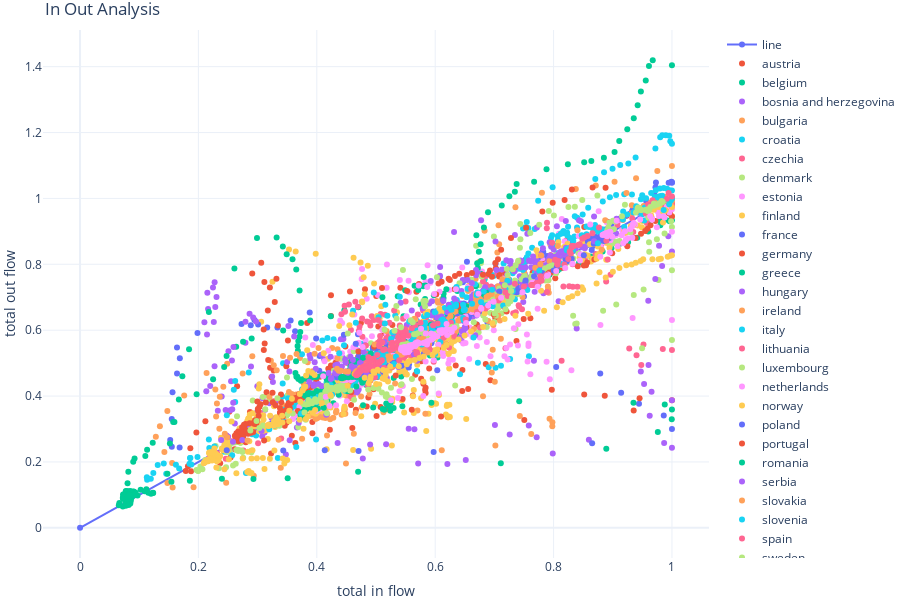
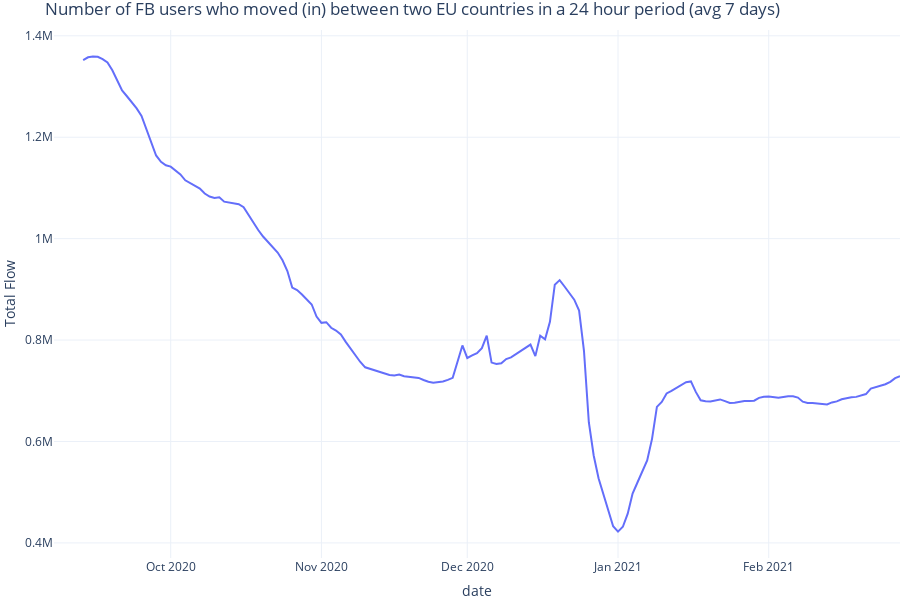
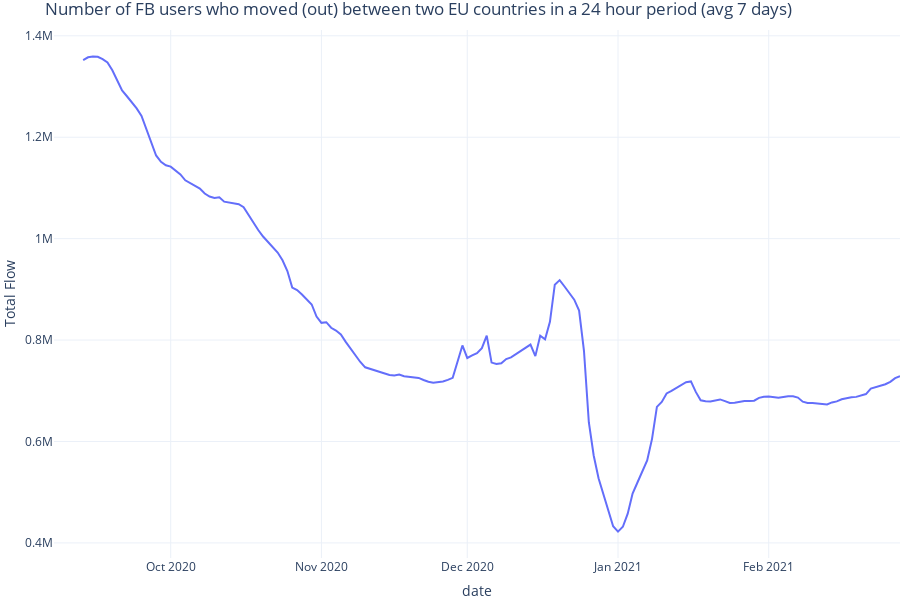
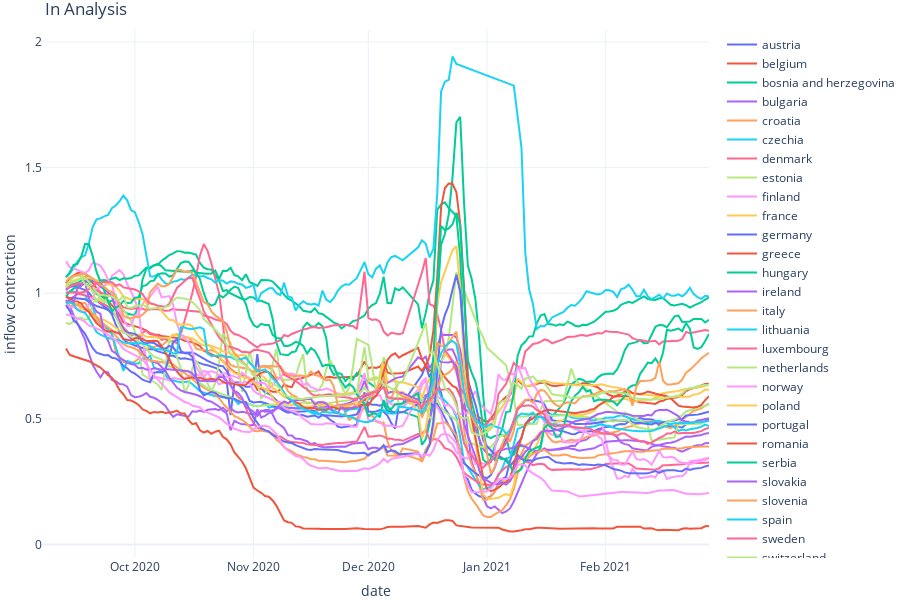

Write notebook code for charts like these, in order.
### Code cell
import dash
import dash_bootstrap_components as dbc
import dash_core_components as dcc
import dash_html_components as html
from dash.dependencies import Input, Output
from flask_babel import get_locale, gettext




import pandas as pd
import plotly.express as px
import plotly.graph_objs as go
import numpy as np
import dash
import dash_bootstrap_components as dbc
import dash_core_components as dcc
import dash_html_components as html
from dash.dependencies import Input, Output
from flask_babel import get_locale, gettext



import pandas as pd
import plotly.express as px
import plotly.graph_objs as go

df_fb = pd.read_csv('../static/csv/facebook/movement_countries.csv')
countries = sorted(df_fb.end_name.unique())
df_fb.rename(columns = {'ds':'date'}, inplace = True)




df_fb = df_fb.replace({"start_name": {"czech republic":"czechia"}})
df_fb = df_fb.replace({"end_name": {"czech republic":"czechia"}})


print([c for c in df_fb.start_name.unique() if c.startswith("cz")])



df_fb = df_fb[df_fb['end_name'].isin(['austria','belgium' ,'croatia' ,'czechia' ,'denmark',
 'estonia' ,'finland' ,'france' ,'germany', 'greece', 'iceland', 'ireland',
 'italy','lithuania' ,'luxembourg', 'netherlands', 'norway',
 'romania', 'serbia', 'spain', 'sweden', 'switzerland',
 'united kingdom', 'portugal', 'slovenia',  'hungary', 'poland',
 'bosnia and herzegovina', 'slovakia', 'bulgaria'])]

df_fb = df_fb[df_fb['start_name'].isin(['austria','belgium' ,'croatia' ,'czechia' ,'denmark',
 'estonia' ,'finland' ,'france' ,'germany', 'greece', 'iceland', 'ireland',
 'italy','lithuania' ,'luxembourg', 'netherlands', 'norway',
 'romania', 'serbia', 'spain', 'sweden', 'switzerland',
 'united kingdom', 'portugal', 'slovenia',  'hungary', 'poland',
 'bosnia and herzegovina', 'slovakia', 'bulgaria' ])]


baseline_start = '2020-09-01'
baseline_end = '2020-09-07'



df_in = df_fb.groupby(['date', 'end_name']).agg({'travel_counts': 'sum'}).reset_index()
df_in = df_in[df_in.date <= baseline_end]
df_in = df_in[df_in.date >= baseline_start]
df_baseline_in = df_in.groupby(['end_name']).agg({'travel_counts': 'mean'}).reset_index()
df_baseline_in.rename(columns = {'travel_counts':'travel_counts_baseline'}, inplace = True)


df_out = df_fb.groupby(['date', 'start_name']).agg({'travel_counts': 'sum'}).reset_index()
df_out = df_out[df_out.date <= baseline_end]
df_out = df_out[df_out.date >= baseline_start]
df_baseline_out = df_out.groupby(['start_name']).agg({'travel_counts': 'mean'}).reset_index()
df_baseline_out.rename(columns = {'travel_counts':'travel_counts_baseline'}, inplace = True)


df_owid = pd.read_csv('../static/csv/owid.csv')
df_owid['location'] = df_owid['location'].str.lower()



df_owid.replace({"location": {"czech republic":"czechia"}})



countries = sorted(df_owid.location.unique())

df_owid = df_owid[['date','location','new_cases_smoothed_per_million',
                   'continent','population',
                   'new_cases_smoothed','reproduction_rate','stringency_index']]

df_owid = df_owid[df_owid['location'].isin(['austria','belgium' ,'croatia' ,'czechia' ,'denmark',
 'estonia' ,'finland' ,'france' ,'germany', 'greece', 'iceland', 'ireland',
 'italy','lithuania' ,'luxembourg', 'netherlands', 'norway',
 'romania', 'serbia', 'spain', 'sweden', 'switzerland',
 'united kingdom', 'portugal', 'slovenia',  'hungary', 'poland',
 'bosnia and herzegovina', 'slovakia', 'bulgaria' ])]



df_owid = df_owid[df_owid['date']>=baseline_start]
df_owid.to_csv("../static/csv/owid_wave2_eu.csv")


#print(df_owid[df_owid.location=='portugal'])
df = pd.merge(df_fb, df_owid, how='left', left_on=['date','start_name'], 
              right_on=['date','location']).drop(columns= ['location']) 
df.rename(columns = {'new_cases_smoothed_per_million':'start_new_cases_smoothed_per_million',
                     'reproduction_rate':'start_reproduction_rate',
                    'population':'start_population','new_cases_smoothed':'start_new_cases_smoothed'}, inplace = True)




df = pd.merge(df, df_owid, how='left', 
              left_on=['date','end_name','continent'], 
              right_on=['date','location','continent']).drop(columns= ['location']) 

df.rename(columns = {'new_cases_smoothed_per_million':'end_new_cases_smoothed_per_million',
                     'population':'end_population',
                     'new_cases_smoothed':'end_new_cases_smoothed',
                     'reproduction_rate':'end_reproduction_rate'}, inplace = True)




df = df[df.date >= baseline_end]
df['end_reproduction_rate'] = df['end_reproduction_rate'].fillna(-10)
df['end_new_cases_smoothed'] = df['end_new_cases_smoothed'].fillna(-10)
df['end_new_cases_smoothed_per_million'] = df['end_new_cases_smoothed_per_million'].fillna(-10)
df['start_reproduction_rate'] = df['start_reproduction_rate'].fillna(-10)
df['start_new_cases_smoothed'] = df['start_new_cases_smoothed'].fillna(-10)
df['start_new_cases_smoothed_per_million'] = df['start_new_cases_smoothed_per_million'].fillna(-10)



df['covid_flow'] = df['start_new_cases_smoothed_per_million'] * df['travel_counts'] / 1000000
#df = df[df.continent =='Europe']



df_in = df.groupby(['date', 'end_name', 'end_population', 'end_new_cases_smoothed',
                 'end_reproduction_rate','end_new_cases_smoothed_per_million']).agg(
    {'covid_flow': 'sum', 'travel_counts': 'sum'}).reset_index()
df_in = pd.merge(df_in,df_baseline_in,how='left',left_on=['end_name'],right_on=['end_name'])


df_tot_travel_in = df_in.groupby(['date']).agg({'travel_counts':'sum','end_new_cases_smoothed':'sum'}).reset_index()



df_out = df.groupby(['date', 'start_name', 'start_population', 'start_new_cases_smoothed',
                 'start_reproduction_rate','start_new_cases_smoothed_per_million']).agg(
    {'covid_flow': 'sum', 'travel_counts': 'sum'}).reset_index()
df_out = pd.merge(df_out,df_baseline_out,how='left',left_on=['start_name'],right_on=['start_name'])




df_tot_travel_out = df_out.groupby(['date']).agg({'travel_counts':'sum','start_new_cases_smoothed':'sum'}).reset_index()


countries = df_in.end_name.unique()



def plot_tot_travel_in():
    fig = px.line(x=df_tot_travel_in.date.values,y=df_tot_travel_in.travel_counts.rolling(7).mean())

    fig.update_layout(template="plotly_white", margin=dict(l=0, r=0, t=30, b=0))


    fig.update_layout(
        height=600,
        title="Number of FB users who moved (in) between two EU countries in a 24 hour period (avg 7 days)",
        xaxis_title="date",
        yaxis_title="Total Flow"
    )
    return fig


def plot_tot_travel_out():
    fig = px.line(x=df_tot_travel_out.date.values,y=df_tot_travel_out.travel_counts.rolling(7).mean())

    fig.update_layout(template="plotly_white", margin=dict(l=0, r=0, t=30, b=0))


    fig.update_layout(
        height=600,
        title="Number of FB users who moved (out) between two EU countries in a 24 hour period (avg 7 days)",
        xaxis_title="date",
        yaxis_title="Total Flow"
    )
    return fig
    

def plot_tot_cases():
    fig = px.line(x=df_tot_travel.date.values,y=df_tot_travel.end_new_cases_smoothed.rolling(7).mean())

    fig.update_layout(template="plotly_white", margin=dict(l=0, r=0, t=30, b=0))


    fig.update_layout(
        height=600,
        title="Daily Number of covid cases in EU",
        xaxis_title="date",
        yaxis_title=gettext(
            get_translation(fr="cases", en="cases"))
    )
    return fig


def plot_in_per_million():
    plots = []
    for c in countries:
        dfc = df_in[df_in.end_name == c]
        deviation_travel = dfc['travel_counts'].rolling(7).mean()/dfc['travel_counts_baseline'].rolling(7).mean()
        cases_per_millions = dfc['end_new_cases_smoothed_per_million'].rolling(7).mean()
        
        plot = go.Scatter(x=dfc.date,y=deviation_travel, name=c)
        #plot = go.Scatter(x=deviation_travel, y=cases_per_millions, name=c,mode='markers')
        plots.append(plot)
    fig = go.Figure(data=plots, layout=go.Layout(barmode='group'))

    fig.update_layout(template="plotly_white", margin=dict(l=0, r=0, t=30, b=0))

    fig.update_layout(
        height=600,
        title="In Analysis",
        xaxis_title="date",
        yaxis_title="inflow contraction"
    )
    return fig


def plot_out_per_million():
    plots = []
    for c in countries:
        dfc = df_out[df_out.start_name == c]
        deviation_travel = dfc['travel_counts'].rolling(7).mean()/dfc['travel_counts_baseline'].rolling(7).mean()
        cases_per_millions = dfc['start_new_cases_smoothed_per_million'].rolling(7).mean()
        plot = go.Scatter(x=dfc.date,y=deviation_travel, name=c)
        #plot = go.Scatter(x=deviation_travel, y=cases_per_millions, name=c,mode='markers')
        plots.append(plot)
    fig = go.Figure(data=plots, layout=go.Layout(barmode='group'))

    fig.update_layout(template="plotly_white", margin=dict(l=0, r=0, t=30, b=0))

    fig.update_layout(
        height=600,
        title="Out Analysis",
        xaxis_title="date",
        yaxis_title="outflow contraction"
    )
    return fig


def plot_in_out():
    plots = []
    
    plots.append(go.Scatter(x=[0,1], y=[0,1], name="line"))
    for c in countries:
        print(c)
        
        dfc_out = df_out[df_out.start_name == c]
        dfc_in = df_in[df_in.end_name == c]
  

        maxv = np.nanmax(dfc_in.travel_counts.rolling(7).mean().values)
        #print(maxv)

        plot = go.Scatter(x=dfc_in.travel_counts.rolling(7).mean()/maxv, 
                          y=dfc_out.travel_counts.rolling(7).mean()/maxv, 
                          name=c,mode='markers')
        plots.append(plot)

    
    fig = go.Figure(data=plots, layout=go.Layout(barmode='group'))

    fig.update_layout(template="plotly_white", margin=dict(l=0, r=0, t=30, b=0))
    #fig.update_xaxes(type="log")
    #fig.update_yaxes(type="log")
    fig.update_layout(
        height=600,
        title="In Out Analysis",
        xaxis_title="total in flow",
        yaxis_title="total out flow"
    )
    return fig

plot_in_out().show()
plot_tot_travel_in().show()
plot_tot_travel_out().show()
#plot_tot_cases().show()

plot_in_per_million().show()
plot_out_per_million().show()

### Figure 1 — Plotly figure (JSON) as saved in the notebook; plotly's stock layout.template omitted (floating-point values rounded to 4 significant figures; data arrays with more than 128 entries replaced by an {"elided": "..."} marker saying what was removed)
{"data": [{"name": "line", "type": "scatter", "x": [0, 1], "y": [0, 1]}, {"mode": "markers", "name": "austria", "type": "scatter", "x": {"elided": "171 float values"}, "y": {"elided": "171 float values"}}, {"mode": "markers", "name": "belgium", "type": "scatter", "x": {"elided": "171 float values"}, "y": {"elided": "171 float values"}}, {"mode": "markers", "name": "bosnia and herzegovina", "type": "scatter", "x": {"elided": "171 float values"}, "y": {"elided": "171 float values"}}, {"mode": "markers", "name": "bulgaria", "type": "scatter", "x": {"elided": "171 float values"}, "y": {"elided": "171 float values"}}, {"mode": "markers", "name": "croatia", "type": "scatter", "x": {"elided": "171 float values"}, "y": {"elided": "171 float values"}}, {"mode": "markers", "name": "czechia", "type": "scatter", "x": {"elided": "171 float values"}, "y": {"elided": "171 float values"}}, {"mode": "markers", "name": "denmark", "type": "scatter", "x": {"elided": "171 float values"}, "y": {"elided": "171 float values"}}, {"mode": "markers", "name": "estonia", "type": "scatter", "x": [null, null, null, null, null, null, 0.8138, 0.8092, 0.8188, 0.8314, 0.8332, 0.8246, 0.8286, 0.886, 0.9013, 0.8944, 0.8897, 0.9091, 0.9285, 0.9177, 0.8762, 0.862, 0.8424, 0.8201, 0.7815, 0.7212, 0.6238, 0.5872, 0.5669, 0.6512, 0.7578, 0.7265, 0.6473, 0.5556, 0.5849, 0.6453, 0.6752, 0.5635, 0.5912, 0.6672, 0.7731, 0.7404, 0.6581, 0.5593, 0.6321, 0.7105, 0.6485, 0.5373, 0.55, 0.5809, 0.6604, 0.7177, 0.6154, 0.6035, 0.6057, 0.6175, 0.6628, 0.6991, 0.5651, 0.5615, 0.5651, 0.5875, 0.6426, 0.6792, 0.5515, 0.5762, 0.6532, 0.755, 0.7329, 0.6552, 0.5601, 0.6247, 0.6872, 0.6088, 0.5032, 0.5181, 0.5178, 0.5061, 0.4673, 0.4564, 0.6087, 0.6704, 0.6935, 0.7561, 0.8792, 1, 0.9335, 0.7882, 0.7608, 0.7223, 0.6574, 0.5453, 0.4378, 0.4425, 0.4947, 0.5257, 0.5272, 0.5836, 0.6457, 0.6074, 0.5918, 0.5403, 0.4758, 0.4843, 0.4396, 0.3805, 0.3933, 0.4409, 0.4427, 0.4634], "y": [null, null, null, null, null, null, 0.9373, 0.8927, 0.8701, 0.86, 0.8586, 0.8398, 0.8675, 0.8662, 0.9095, 0.9203, 0.9275, 0.9289, 0.9527, 0.9425, 0.9611, 0.9207, 0.8858, 0.8526, 0.8187, 0.7825, 0.722, 0.797, 0.5994, 0.5608, 0.5598, 0.5562, 0.56, 0.7154, 0.6122, 0.5807, 0.5779, 0.5806, 0.6004, 0.7733, 0.6649, 0.6181, 0.608, 0.5975, 0.5936, 0.7338, 0.6019, 0.5661, 0.5585, 0.5646, 0.7275, 0.7695, 0.616, 0.5801, 0.571, 0.5692, 0.5796, 0.5996, 0.6071, 0.6149, 0.6093, 0.6037, 0.6345, 0.7781, 0.6421, 0.5991, 0.588, 0.5872, 0.6058, 0.7314, 0.6086, 0.5724, 0.5644, 0.562, 0.7069, 0.7285, 0.5882, 0.5495, 0.5408, 0.5356, 0.6644, 0.5518, 0.5206, 0.5053, 0.6155, 0.6311, 0.6368, 0.5038, 0.466, 0.5111, 0.5123, 0.4308, 0.5124, 0.5297, 0.529, 0.5286, 0.5483, 0.7472, 0.7904, 0.717, 0.7443, 0.7523, 0.7554, 0.6951, 0.6291, 0.5781, 0.5548, 0.5092, 0.6219, 0.6474, 0.6367, 0.624, 0.6511, 0.7332, 0.7319, 0.6216, 0.6159, 0.6145, 0.5325, 0.5042]}, {"mode": "markers", "name": "finland", "type": "scatter", "x": {"elided": "165 float values"}, "y": {"elided": "168 float values"}}, {"mode": "markers", "name": "france", "type": "scatter", "x": {"elided": "171 float values"}, "y": {"elided": "171 float values"}}, {"mode": "markers", "name": "germany", "type": "scatter", "x": {"elided": "171 float values"}, "y": {"elided": "171 float values"}}, {"mode": "markers", "name": "greece", "type": "scatter", "x": {"elided": "160 float values"}, "y": {"elided": "162 float values"}}, {"mode": "markers", "name": "hungary", "type": "scatter", "x": {"elided": "171 float values"}, "y": {"elided": "171 float values"}}, {"mode": "markers", "name": "ireland", "type": "scatter", "x": {"elided": "171 float values"}, "y": {"elided": "171 float values"}}, {"mode": "markers", "name": "italy", "type": "scatter", "x": {"elided": "171 float values"}, "y": {"elided": "171 float values"}}, {"mode": "markers", "name": "lithuania", "type": "scatter", "x": {"elided": "156 float values"}, "y": {"elided": "156 float values"}}, {"mode": "markers", "name": "luxembourg", "type": "scatter", "x": {"elided": "171 float values"}, "y": {"elided": "171 float values"}}, {"mode": "markers", "name": "netherlands", "type": "scatter", "x": {"elided": "171 float values"}, "y": {"elided": "171 float values"}}, {"mode": "markers", "name": "norway", "type": "scatter", "x": {"elided": "168 float values"}, "y": {"elided": "165 float values"}}, {"mode": "markers", "name": "poland", "type": "scatter", "x": {"elided": "171 float values"}, "y": {"elided": "171 float values"}}, {"mode": "markers", "name": "portugal", "type": "scatter", "x": {"elided": "171 float values"}, "y": {"elided": "171 float values"}}, {"mode": "markers", "name": "romania", "type": "scatter", "x": {"elided": "171 float values"}, "y": {"elided": "171 float values"}}, {"mode": "markers", "name": "serbia", "type": "scatter", "x": {"elided": "170 float values"}, "y": {"elided": "171 float values"}}, {"mode": "markers", "name": "slovakia", "type": "scatter", "x": {"elided": "171 float values"}, "y": {"elided": "171 float values"}}, {"mode": "markers", "name": "slovenia", "type": "scatter", "x": {"elided": "169 float values"}, "y": {"elided": "169 float values"}}, {"mode": "markers", "name": "spain", "type": "scatter", "x": {"elided": "171 float values"}, "y": {"elided": "171 float values"}}, {"mode": "markers", "name": "sweden", "type": "scatter", "x": {"elided": "171 float values"}, "y": {"elided": "171 float values"}}, {"mode": "markers", "name": "switzerland", "type": "scatter", "x": {"elided": "171 float values"}, "y": {"elided": "171 float values"}}, {"mode": "markers", "name": "united kingdom", "type": "scatter", "x": {"elided": "171 float values"}, "y": {"elided": "171 float values"}}], "layout": {"barmode": "group", "height": 600, "margin": {"b": 0, "l": 0, "r": 0, "t": 30}, "title": {"text": "In Out Analysis"}, "xaxis": {"title": {"text": "total in flow"}}, "yaxis": {"title": {"text": "total out flow"}}}}

### Figure 2 — Plotly figure (JSON) as saved in the notebook; plotly's stock layout.template omitted (floating-point values rounded to 4 significant figures; data arrays with more than 128 entries replaced by an {"elided": "..."} marker saying what was removed)
{"data": [{"hovertemplate": "x=%{x}<br>y=%{y}<extra></extra>", "legendgroup": "", "line": {"color": "#636efa", "dash": "solid"}, "mode": "lines", "name": "", "orientation": "v", "showlegend": false, "type": "scatter", "x": {"elided": "171 str values"}, "xaxis": "x", "y": {"elided": "171 float values"}, "yaxis": "y"}], "layout": {"height": 600, "legend": {"tracegroupgap": 0}, "margin": {"b": 0, "l": 0, "r": 0, "t": 30}, "title": {"text": "Number of FB users who moved (in) between two EU countries in a 24 hour period (avg 7 days)"}, "xaxis": {"anchor": "y", "domain": [0, 1], "title": {"text": "date"}}, "yaxis": {"anchor": "x", "domain": [0, 1], "title": {"text": "Total Flow"}}}}

### Figure 3 — Plotly figure (JSON) as saved in the notebook; plotly's stock layout.template omitted (floating-point values rounded to 4 significant figures; data arrays with more than 128 entries replaced by an {"elided": "..."} marker saying what was removed)
{"data": [{"hovertemplate": "x=%{x}<br>y=%{y}<extra></extra>", "legendgroup": "", "line": {"color": "#636efa", "dash": "solid"}, "mode": "lines", "name": "", "orientation": "v", "showlegend": false, "type": "scatter", "x": {"elided": "171 str values"}, "xaxis": "x", "y": {"elided": "171 float values"}, "yaxis": "y"}], "layout": {"height": 600, "legend": {"tracegroupgap": 0}, "margin": {"b": 0, "l": 0, "r": 0, "t": 30}, "title": {"text": "Number of FB users who moved (out) between two EU countries in a 24 hour period (avg 7 days)"}, "xaxis": {"anchor": "y", "domain": [0, 1], "title": {"text": "date"}}, "yaxis": {"anchor": "x", "domain": [0, 1], "title": {"text": "Total Flow"}}}}

### Figure 4 — Plotly figure (JSON) as saved in the notebook; plotly's stock layout.template omitted (floating-point values rounded to 4 significant figures; data arrays with more than 128 entries replaced by an {"elided": "..."} marker saying what was removed)
{"data": [{"name": "austria", "type": "scatter", "x": {"elided": "171 str values"}, "y": {"elided": "171 float values"}}, {"name": "belgium", "type": "scatter", "x": {"elided": "171 str values"}, "y": {"elided": "171 float values"}}, {"name": "bosnia and herzegovina", "type": "scatter", "x": {"elided": "171 str values"}, "y": {"elided": "171 float values"}}, {"name": "bulgaria", "type": "scatter", "x": {"elided": "171 str values"}, "y": {"elided": "171 float values"}}, {"name": "croatia", "type": "scatter", "x": {"elided": "171 str values"}, "y": {"elided": "171 float values"}}, {"name": "czechia", "type": "scatter", "x": {"elided": "171 str values"}, "y": {"elided": "171 float values"}}, {"name": "denmark", "type": "scatter", "x": {"elided": "171 str values"}, "y": {"elided": "171 float values"}}, {"name": "estonia", "type": "scatter", "x": ["2020-09-07", "2020-09-08", "2020-09-09", "2020-09-10", "2020-09-11", "2020-09-12", "2020-09-13", "2020-09-14", "2020-09-15", "2020-09-16", "2020-09-17", "2020-09-18", "2020-09-19", "2020-09-20", "2020-09-21", "2020-09-22", "2020-09-23", "2020-09-24", "2020-09-25", "2020-09-26", "2020-09-27", "2020-09-28", "2020-09-29", "2020-09-30", "2020-10-01", "2020-10-02", "2020-10-03", "2020-10-07", "2020-10-08", "2020-10-09", "2020-10-10", "2020-10-11", "2020-10-13", "2020-10-14", "2020-10-15", "2020-10-16", "2020-10-17", "2020-10-21", "2020-10-22", "2020-10-23", "2020-10-24", "2020-10-26", "2020-10-28", "2020-10-29", "2020-10-30", "2020-10-31", "2020-11-01", "2020-11-03", "2020-11-04", "2020-11-05", "2020-11-06", "2020-11-07", "2020-11-08", "2020-11-09", "2020-11-11", "2020-11-12", "2020-11-13", "2020-11-14", "2020-11-15", "2020-11-17", "2020-11-18", "2020-11-19", "2020-11-20", "2020-11-21", "2020-11-25", "2020-11-26", "2020-11-27", "2020-11-28", "2020-12-01", "2020-12-02", "2020-12-03", "2020-12-04", "2020-12-05", "2020-12-08", "2020-12-09", "2020-12-10", "2020-12-15", "2020-12-16", "2020-12-17", "2020-12-18", "2020-12-19", "2020-12-20", "2020-12-21", "2020-12-22", "2020-12-23", "2020-12-24", "2020-12-26", "2020-12-30", "2020-12-31", "2021-01-01", "2021-01-06", "2021-01-08", "2021-01-09", "2021-01-14", "2021-01-15", "2021-01-16", "2021-01-21", "2021-01-22", "2021-01-23", "2021-01-24", "2021-01-25", "2021-01-30", "2021-02-05", "2021-02-06", "2021-02-12", "2021-02-13", "2021-02-19", "2021-02-20", "2021-02-26", "2021-02-27"], "y": [null, null, null, null, null, null, 0.8824, 0.8774, 0.8878, 0.9015, 0.9034, 0.8941, 0.8984, 0.9606, 0.9772, 0.9698, 0.9647, 0.9857, 1.007, 0.9951, 0.9501, 0.9346, 0.9134, 0.8892, 0.8474, 0.782, 0.6764, 0.6367, 0.6147, 0.7061, 0.8216, 0.7878, 0.7019, 0.6024, 0.6341, 0.6996, 0.7321, 0.611, 0.6411, 0.7235, 0.8383, 0.8028, 0.7135, 0.6065, 0.6854, 0.7704, 0.7032, 0.5826, 0.5963, 0.6298, 0.716, 0.7782, 0.6673, 0.6544, 0.6568, 0.6695, 0.7187, 0.758, 0.6128, 0.6089, 0.6128, 0.637, 0.6967, 0.7364, 0.598, 0.6248, 0.7083, 0.8186, 0.7947, 0.7105, 0.6073, 0.6774, 0.7451, 0.6601, 0.5456, 0.5617, 0.5614, 0.5487, 0.5067, 0.4949, 0.6599, 0.7269, 0.7519, 0.8198, 0.9533, 1.084, 1.012, 0.8546, 0.8249, 0.7832, 0.7128, 0.5912, 0.4747, 0.4798, 0.5364, 0.57, 0.5716, 0.6328, 0.7001, 0.6586, 0.6416, 0.5859, 0.5159, 0.5252, 0.4766, 0.4126, 0.4265, 0.4781, 0.4801, 0.5025]}, {"name": "finland", "type": "scatter", "x": {"elided": "165 str values"}, "y": {"elided": "165 float values"}}, {"name": "france", "type": "scatter", "x": {"elided": "171 str values"}, "y": {"elided": "171 float values"}}, {"name": "germany", "type": "scatter", "x": {"elided": "171 str values"}, "y": {"elided": "171 float values"}}, {"name": "greece", "type": "scatter", "x": {"elided": "160 str values"}, "y": {"elided": "160 float values"}}, {"name": "hungary", "type": "scatter", "x": {"elided": "171 str values"}, "y": {"elided": "171 float values"}}, {"name": "ireland", "type": "scatter", "x": {"elided": "171 str values"}, "y": {"elided": "171 float values"}}, {"name": "italy", "type": "scatter", "x": {"elided": "171 str values"}, "y": {"elided": "171 float values"}}, {"name": "lithuania", "type": "scatter", "x": {"elided": "156 str values"}, "y": {"elided": "156 float values"}}, {"name": "luxembourg", "type": "scatter", "x": {"elided": "171 str values"}, "y": {"elided": "171 float values"}}, {"name": "netherlands", "type": "scatter", "x": {"elided": "171 str values"}, "y": {"elided": "171 float values"}}, {"name": "norway", "type": "scatter", "x": {"elided": "168 str values"}, "y": {"elided": "168 float values"}}, {"name": "poland", "type": "scatter", "x": {"elided": "171 str values"}, "y": {"elided": "171 float values"}}, {"name": "portugal", "type": "scatter", "x": {"elided": "171 str values"}, "y": {"elided": "171 float values"}}, {"name": "romania", "type": "scatter", "x": {"elided": "171 str values"}, "y": {"elided": "171 float values"}}, {"name": "serbia", "type": "scatter", "x": {"elided": "170 str values"}, "y": {"elided": "170 float values"}}, {"name": "slovakia", "type": "scatter", "x": {"elided": "171 str values"}, "y": {"elided": "171 float values"}}, {"name": "slovenia", "type": "scatter", "x": {"elided": "169 str values"}, "y": {"elided": "169 float values"}}, {"name": "spain", "type": "scatter", "x": {"elided": "171 str values"}, "y": {"elided": "171 float values"}}, {"name": "sweden", "type": "scatter", "x": {"elided": "171 str values"}, "y": {"elided": "171 float values"}}, {"name": "switzerland", "type": "scatter", "x": {"elided": "171 str values"}, "y": {"elided": "171 float values"}}, {"name": "united kingdom", "type": "scatter", "x": {"elided": "171 str values"}, "y": {"elided": "171 float values"}}], "layout": {"barmode": "group", "height": 600, "margin": {"b": 0, "l": 0, "r": 0, "t": 30}, "title": {"text": "In Analysis"}, "xaxis": {"title": {"text": "date"}}, "yaxis": {"title": {"text": "inflow contraction"}}}}
